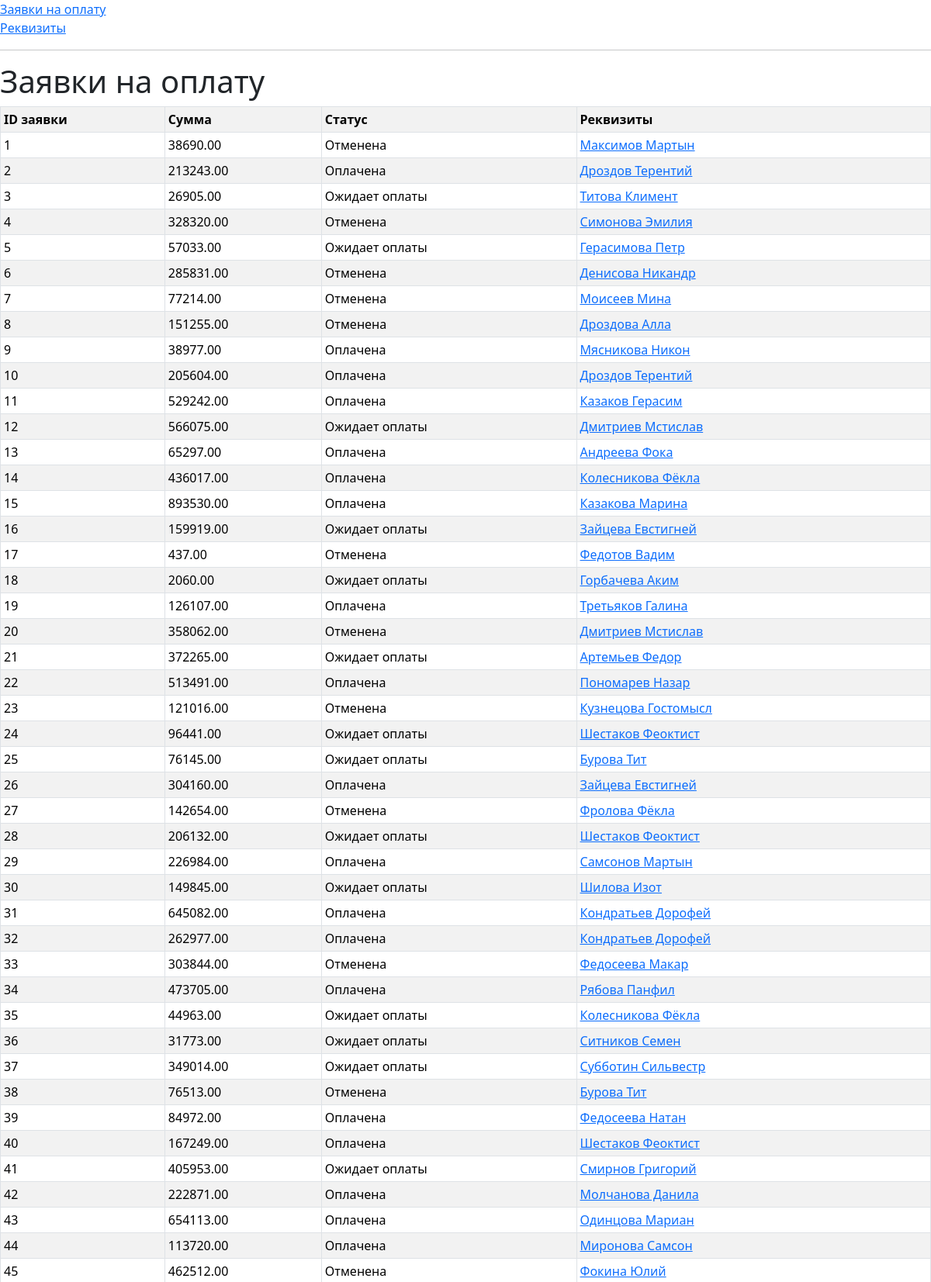
The page / (upper part) on the database its author committed.
### info_pay/models.py (models this page shows, shortened)
class Application(models.Model):
    Choices_status = [
        ('Ожидает оплаты', 'Ожидает оплаты'),
        ('Оплачена', 'Оплачена'),
        ('Отменена', 'Отменена')
    ]
    summ = models.DecimalField(max_digits=10, decimal_places=2, blank=True)
    status = models.CharField(choices=Choices_status, max_length=20)
    requisit = models.ForeignKey('Requisit', on_delete=models.CASCADE)

class Requisit(models.Model):
    Choices_pay = [
        ('Карта', "Карта"),
        ('Платежный счет', "Платежный счет")
    ]
    Choices_card = [
        ('Дебетовая', 'Дебетовая'),
        ('Кредитная', 'Кредитная'),
        ('Предоплаченная', 'Предоплаченная')
    ]
    Choices_account = [
        ('Текущий', 'Текущий'),
        ('Сберегательный', 'Сберегательный'),
        ('Бизнес-счет', 'Бизнес-счет')
    ]
    type_payment = models.CharField(max_length=20, choices=Choices_pay, default='Card')
    last_name = models.CharField(max_length=50)
    first_name = models.CharField(max_length=50)
    middle_name = models.CharField(max_length=50, blank=True, null=True)
    phone = models.CharField(max_length=12)
    limit = models.DecimalField(max_digits=10, decimal_places=2, default=0.00)
    card_type = models.CharField(choices=Choices_card, max_length=20, blank=True, null=True)
    account_type = models.CharField(choices=Choices_account, max_length=20, blank=True, null=True)
    def __str__(self):
        return f'{self.last_name} {self.first_name}'

### info_pay/views.py (the view)
# urls.py: path("", ApplicationListView.as_view(), name="application"),
class ApplicationListView(ListView):
    model = Application
    paginate_by = 100
    template_name = 'application.html'
    def get_context_data(self, **kwargs):
        context = super().get_context_data(**kwargs)
        return context

### info_pay/templates/application.html (shortened to what this page needs)
{% extends "base.html" %}
{% block body %}
	<h1>Заявки на оплату</h1>
        <table class="table table-striped table-bordered table-sm">
            <tr>
                <th>ID заявки</th>
                <th>Сумма</th>
                <th>Статус</th>
                <th>Реквизиты</th>
            </tr>
            {% for appl in object_list %}
                <tr>
                    <td>{{ appl.id }}</td>
                    <td>{{ appl.summ }}</td>
                    <td>{{ appl.status }}</td>
                    <td><a href="">{{ appl.requisit }}</a></td>
                </tr>
            {% endfor %}
        </table>
{% endblock %}

### info_pay/templates/base.html (shortened to what this page needs)
<!DOCTYPE html>
<html lang="en">
<head>
    {% load bootstrap5 %}
    {% bootstrap_css %}
</head>
<body>
    <div><a href="/">Заявки на оплату</a></div>
    <div><a href="/requisits">Реквизиты</a></div>
    <hr>
    {% block body %}{% endblock %}
</body>
</html>

### rows shown on the page
Application: id "1", summ "38690.00", status "Отменена", requisit "Максимов Мартын"
Application: id "2", summ "213243.00", status "Оплачена", requisit "Дроздов Терентий"
Application: id "3", summ "26905.00", status "Ожидает оплаты", requisit "Титова Климент"
Application: id "4", summ "328320.00", status "Отменена", requisit "Симонова Эмилия"
Application: id "5", summ "57033.00", status "Ожидает оплаты", requisit "Герасимова Петр"
Application: id "6", summ "285831.00", status "Отменена", requisit "Денисова Никандр"
Application: id "7", summ "77214.00", status "Отменена", requisit "Моисеев Мина"
Application: id "8", summ "151255.00", status "Отменена", requisit "Дроздова Алла"
Application: id "9", summ "38977.00", status "Оплачена", requisit "Мясникова Никон"
Application: id "10", summ "205604.00", status "Оплачена", requisit "Дроздов Терентий"
Application: id "11", summ "529242.00", status "Оплачена", requisit "Казаков Герасим"
Application: id "12", summ "566075.00", status "Ожидает оплаты", requisit "Дмитриев Мстислав"
Application: id "13", summ "65297.00", status "Оплачена", requisit "Андреева Фока"
Application: id "14", summ "436017.00", status "Оплачена", requisit "Колесникова Фёкла"
Application: id "15", summ "893530.00", status "Оплачена", requisit "Казакова Марина"
Application: id "16", summ "159919.00", status "Ожидает оплаты", requisit "Зайцева Евстигней"
Application: id "17", summ "437.00", status "Отменена", requisit "Федотов Вадим"
Application: id "18", summ "2060.00", status "Ожидает оплаты", requisit "Горбачева Аким"
Application: id "19", summ "126107.00", status "Оплачена", requisit "Третьяков Галина"
Application: id "20", summ "358062.00", status "Отменена", requisit "Дмитриев Мстислав"
Application: id "21", summ "372265.00", status "Ожидает оплаты", requisit "Артемьев Федор"
Application: id "22", summ "513491.00", status "Оплачена", requisit "Пономарев Назар"
Application: id "23", summ "121016.00", status "Отменена", requisit "Кузнецова Гостомысл"
Application: id "24", summ "96441.00", status "Ожидает оплаты", requisit "Шестаков Феоктист"
Application: id "25", summ "76145.00", status "Ожидает оплаты", requisit "Бурова Тит"
Application: id "26", summ "304160.00", status "Оплачена", requisit "Зайцева Евстигней"
Application: id "27", summ "142654.00", status "Отменена", requisit "Фролова Фёкла"
Application: id "28", summ "206132.00", status "Ожидает оплаты", requisit "Шестаков Феоктист"
Application: id "29", summ "226984.00", status "Оплачена", requisit "Самсонов Мартын"
Application: id "30", summ "149845.00", status "Ожидает оплаты", requisit "Шилова Изот"
Application: id "31", summ "645082.00", status "Оплачена", requisit "Кондратьев Дорофей"
Application: id "32", summ "262977.00", status "Оплачена", requisit "Кондратьев Дорофей"
Application: id "33", summ "303844.00", status "Отменена", requisit "Федосеева Макар"
Application: id "34", summ "473705.00", status "Оплачена", requisit "Рябова Панфил"
Application: id "35", summ "44963.00", status "Ожидает оплаты", requisit "Колесникова Фёкла"
Application: id "36", summ "31773.00", status "Ожидает оплаты", requisit "Ситников Семен"
Application: id "37", summ "349014.00", status "Ожидает оплаты", requisit "Субботин Сильвестр"
Application: id "38", summ "76513.00", status "Отменена", requisit "Бурова Тит"
Application: id "39", summ "84972.00", status "Оплачена", requisit "Федосеева Натан"
Application: id "40", summ "167249.00", status "Оплачена", requisit "Шестаков Феоктист"
Application: id "41", summ "405953.00", status "Ожидает оплаты", requisit "Смирнов Григорий"
Application: id "42", summ "222871.00", status "Оплачена", requisit "Молчанова Данила"
Application: id "43", summ "654113.00", status "Оплачена", requisit "Одинцова Мариан"
Application: id "44", summ "113720.00", status "Оплачена", requisit "Миронова Самсон"
Application: id "45", summ "462512.00", status "Отменена", requisit "Фокина Юлий"
